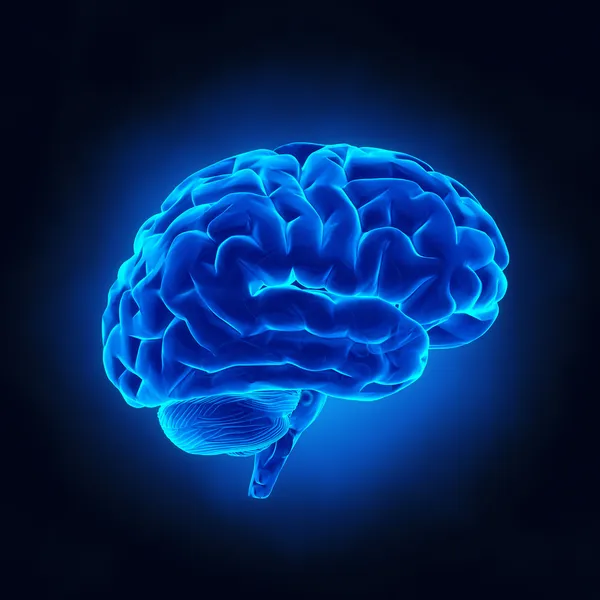
#> input picture week 2/brain.jpg, 600 x 600 px
$ jupyter execute 'Week 2.ipynb'
#> lines starting #> are read from the running program, lines starting #| are printed output that depends on the picture
[cell 1]
import cv2
import numpy as np

resim1 = cv2.imread("brain.jpg")
#> resim1 is the input picture: shape (600, 600, 3); mean B, G, R 90, 37.4, 3.9

cv2.imshow("Brain",resim1)

print(resim1.size)
#| 1080000

print(resim1.dtype)
#| uint8

print(resim1.shape)
#| (600, 600, 3)

cv2.waitKey(0)
cv2.destroyAllWindows()

[cell 2]
import numpy as np
import cv2
import matplotlib.pyplot as plt

row = 256
col = 256
img = np.zeros((row,col))
img[100:105, :] = 0.5
img[:, 100:105] = 1
plt.figure(figsize=(10,4))
plt.imshow(img)
plt.show
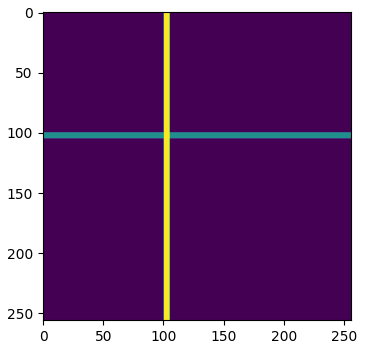
#> figure drawn by matplotlib, 1 panel

[cell 3]
import cv2
import numpy as np

height = 512
width = 512
img = np.random.randint(255, size = (height, width, 1), dtype = np.uint8)

cv2.imshow('Binary',img)
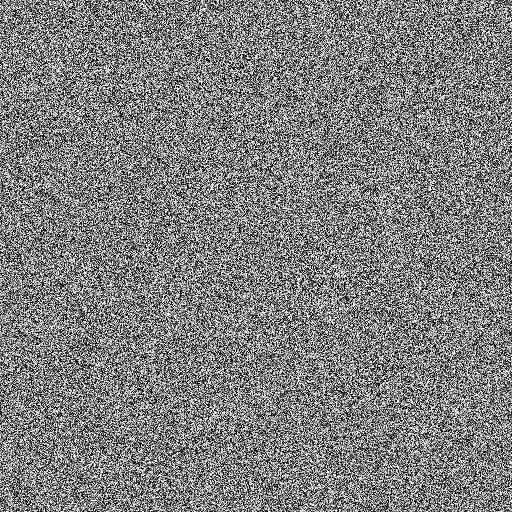
#> window 'Binary': shape (512, 512, 1); min 0, max 254, mean 126.9

cv2.waitKey(0)
cv2.destroyAllWindows()
